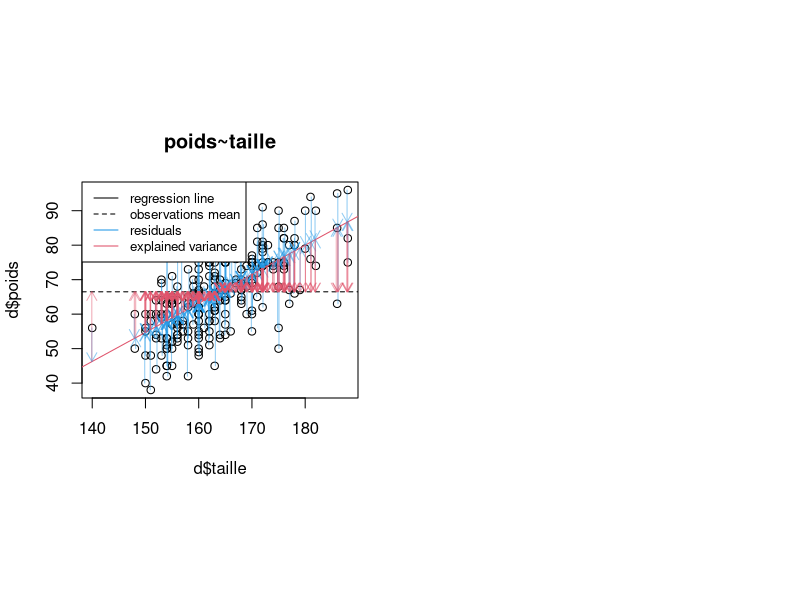
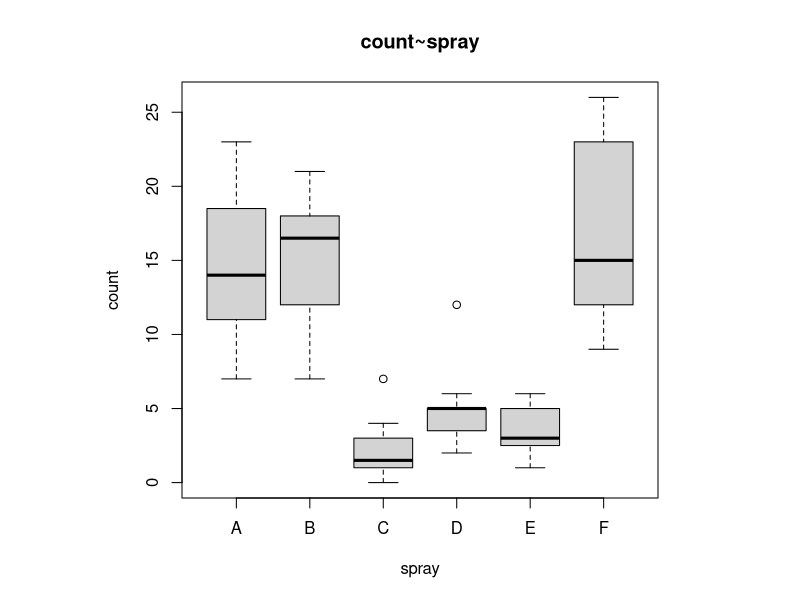
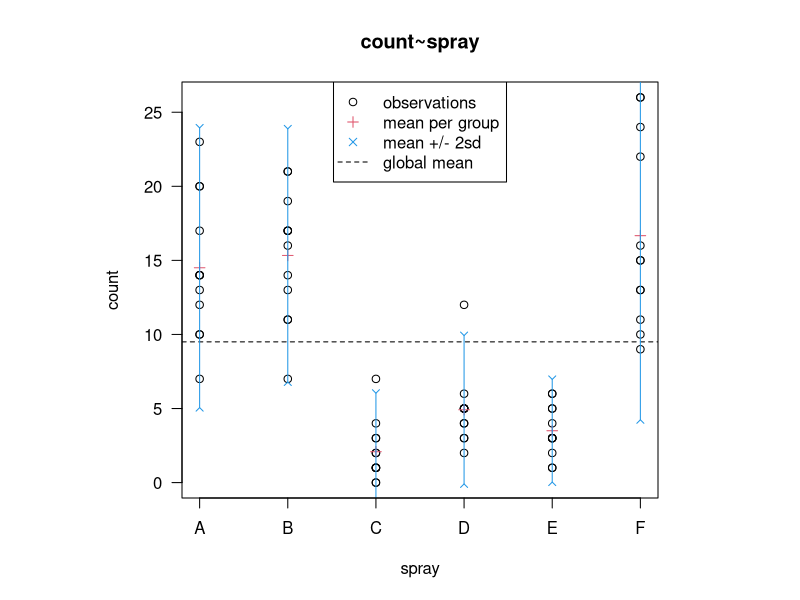
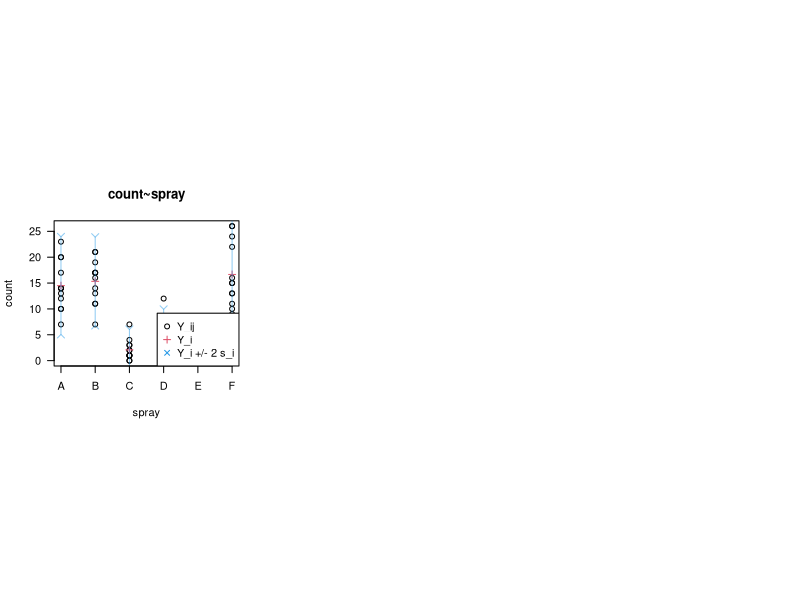

Write R code to recreate these figures, in order.
## ---- chunk 1
options(htmltools.dir.version = FALSE, width = 75)
knitr::opts_chunk$set(echo = TRUE, fig.width=15, fig.heigh=5, fig.align='center', dev='png', dpi = 95,
echo=FALSE, results="hide")

## ---- chunk 2
d = read.table("data/data_nutri.csv", header=TRUE, sep=",", row.names = 1)
layout(matrix(1:2, 1, byrow=TRUE), respect=TRUE)
plot(d$taille, d$poids, main="poids~taille")
## Model
# Y~X
# E(Y) = b.X
# E(Y) = b_0 + b_1.X
# Y_i = b_0 + b_1.X_i + e_i
m = lm(d$poids~d$taille)
# m$coefficients
abline(a=m$coefficients[[1]], b=m$coefficients[[2]], col=2) # /!\ y = b.x + a
abline(h=mean(d$poids), lty=2)
# residuals
# m$residuals
t = jitter(d$taille)
suppressWarnings(arrows(t, d$poids, t, d$poids-m$residuals, col=adjustcolor(4, alpha.f=0.5), length=0.1))
suppressWarnings(arrows(t, d$poids-m$residuals, t, mean(d$poids), col=adjustcolor(2, alpha.f=0.5), length=0.1))
legend("topleft",c("regression line", "observations mean", "residuals", "explained variance"), col=c(1,1,4,2), lty=c(1,2,1,1), cex=.8)

## ---- chunk 3
sc_res = sum(m$residuals^2)
sc_reg = sum((d$poids-m$residuals - mean(d$poids))^2)
sc_tot = sum((d$poids - mean(d$poids))^2)

sc_res
sc_reg
sc_tot

sc_reg / sc_tot

summary(m)
## ---- chunk 4
data("InsectSprays")
d = InsectSprays
head(d)
tail(d)
## ---- chunk 5
layout(1, respect=TRUE)
p = plot(d$spray, d$count, main="count~spray", xlab="spray", ylab="count")
## ---- chunk 6
y_i = sapply(levels(d$spray), function(s) {
 mean(d[d$spray==s,]$count)
})
s2_i = sapply(levels(d$spray), function(s) {
 var(d[d$spray==s,]$count)
})
s_i = sqrt(s2_i)
layout(1, respect=TRUE)
plot(as.numeric(d$spray), d$count, main="count~spray", las=2, type="p", xaxt="n", xlab="spray", ylab="count")
points(y_i, pch=3, col=2)
abline(h=mean(y_i), lty=2)
sp = 1:length(levels(d$spray))
suppressWarnings(arrows(sp, y_i, sp, y_i + 2 * sqrt(s2_i), col=4, length=0.05, angle=135))
suppressWarnings(arrows(sp, y_i, sp, y_i - 2 * sqrt(s2_i), col=4, length=0.05, angle=135))
axis(1, 1:length(levels(d$spray)), labels=levels(d$spray))
legend("top", c("observations", "mean per group", "mean +/- 2sd", "global mean"), pch=c(1,3,4,NA), col=c(1,2,4,1), lty=c(0,0,0,2))
## ---- chunk 7
table(d$spray)
## ---- chunk 8
y_i = sapply(levels(d$spray), function(s) {
 mean(d[d$spray==s,]$count)
})
s2_i = sapply(levels(d$spray), function(s) {
 var(d[d$spray==s,]$count)
})
s_i = sqrt(s2_i)
print(y_i)
print(s2_i)
print(s_i)
## ---- chunk 9
y_i = sapply(levels(d$spray), function(s) {
 mean(d[d$spray==s,]$count)
})
s2_i = sapply(levels(d$spray), function(s) {
 var(d[d$spray==s,]$count)
})
s_i = sqrt(s2_i)
layout(matrix(1:3, 1, byrow=TRUE), respect=TRUE)
plot(as.numeric(d$spray), d$count, main="count~spray", las=2, type="p", xaxt="n", xlab="spray", ylab="count")
points(y_i, pch=3, col=2)
sp = 1:length(levels(d$spray))
suppressWarnings(arrows(sp, y_i, sp, y_i + 2 * sqrt(s2_i), col=adjustcolor(4, alpha.f=0.5), length=0.05, angle=135))
suppressWarnings(arrows(sp, y_i, sp, y_i - 2 * sqrt(s2_i), col=adjustcolor(4, alpha.f=0.5), length=0.05, angle=135))
axis(1, 1:length(levels(d$spray)), labels=levels(d$spray))
legend("bottomright", c("Y_ij", "Y_i", "Y_i +/- 2 s_i"), pch=c(1,3,4), col=c(1,2,4))
